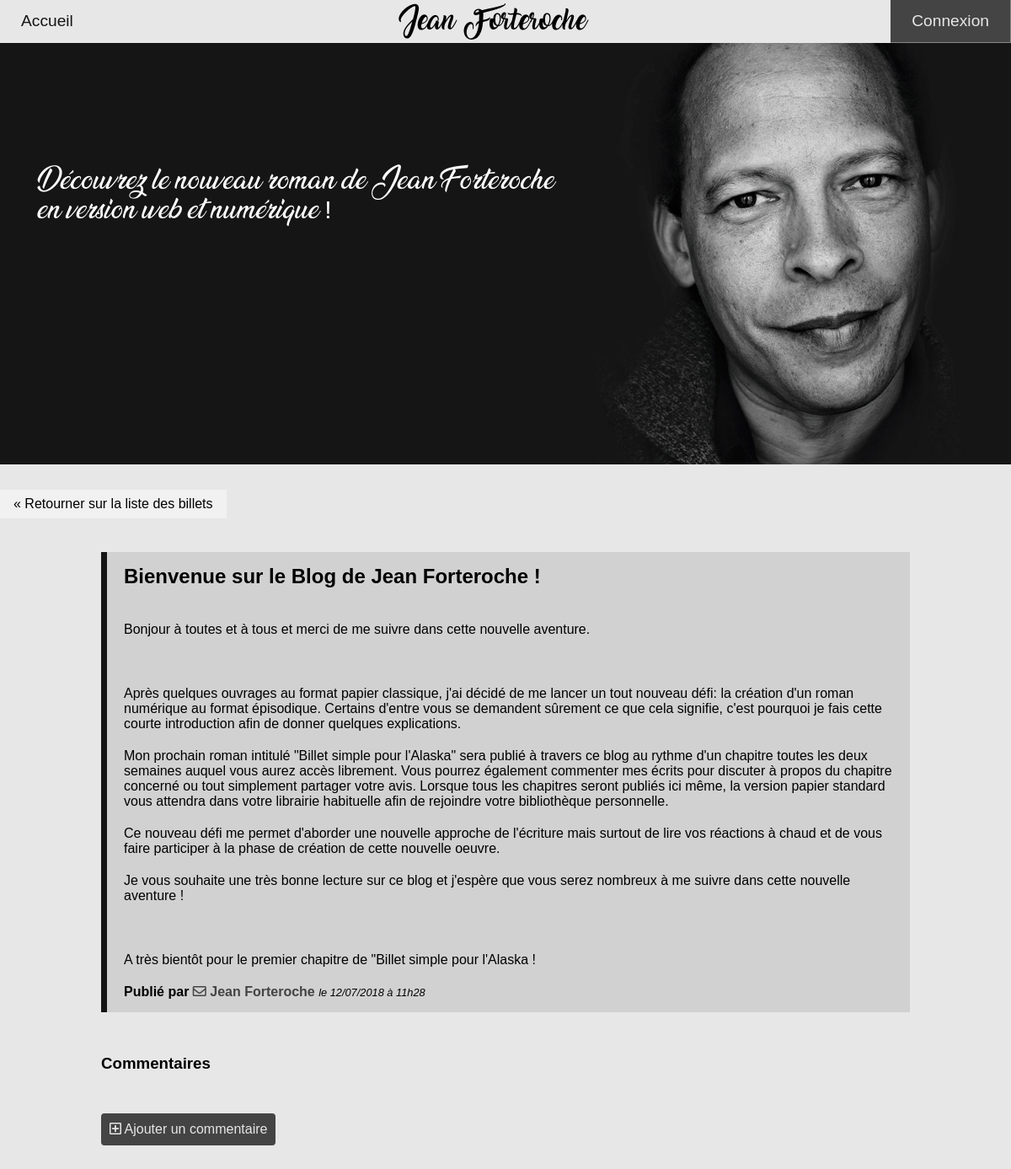
Screenshot of /index.php?action=home&page=comments&id=1 with the database file from the repository.
### tables this page shows
CREATE TABLE IF NOT EXISTS `posts` (
  `id` int(11) NOT NULL AUTO_INCREMENT,
  `title` varchar(255) NOT NULL,
  `content` text NOT NULL,
  `postDate` datetime NOT NULL,
  `postDateEdit` datetime NOT NULL,
  PRIMARY KEY (`id`)
);

### Model/Manager.php (called while the page is built, shortened)
<?php
class Manager {
	public function setDb(){
    	$this->db = new \PDO('mysql:host=localhost;dbname=projet4', 'root', '');
  	}
}

### Model/PostsManager.php (called while the page is built, shortened)
<?php
require_once('model/Manager.php');
class PostsManager extends Manager {
  	public function getPost($id){
	      	$req = $this->db->prepare('SELECT id, title, content, postDate FROM posts WHERE id = :id');
	      	$req->execute([':id' => $id]);
	    	  $data = $req->fetch(PDO::FETCH_ASSOC);
	    	  return new Post($data);
  	}
}

### Model/Post.php (called while the page is built, shortened)
<?php
class Post {
	protected $title;
	protected $content;
	protected $postDate;
 	public function hydrate(array $data){
    	foreach ($data as $key => $value)
    	{
      		$method = 'set'.ucfirst($key);
    	}
  	}
	public function getTitle(){
		return $this->title;
	}
	public function getContent(){
		return $this->content;
	}
	public function getPostDate(){
		return $this->postDate;
	}
	public function setId($id){
		$id = (int) $id;
	}
	public function setTitle($title){
		if(is_string($title)){
			$this->title = $title;
		}
	}
	public function setContent($content){
		if(is_string($content)){
			$this->content = $content;
		}
	}
	public function setpostDate($postDate){
		$newDate = date("d/m/Y à H\hi", strtotime($postDate));
		$this->postDate = $newDate;
	}
}

### View/frontPage/commentsView.php (the view, shortened to what this page needs)
<?php ob_start();
$getPost = $postManager->getPost($_GET['id']);
?>
<a href="index.php" class="previousPage">&laquo; Retourner sur la liste des billets</a>
<div class="stylePost">
	<h3><?= $getPost->getTitle() ?></h3>
	<p><?= $getPost->getContent() ?></p>
	<strong>Publié par <span class="nameMail"><i class="far fa-envelope"></i> Jean Forteroche </span>
						<div class="mailWindow"><a href="?action=home&amp;page=sendMail">Envoyer un message</a><button type="button" class="close closeMail">&times;</button></div></strong>
	<em>le <?= $getPost->getPostDate() ?> </em>
</div>
<div class="commentList">
	<h3>Commentaires</h3>
	<br />
	<button class="button addComment"><i class="far fa-plus-square"></i> Ajouter un commentaire</button>
</div>
<?php $pageContent = ob_get_clean();
require('homeView.php'); ?>

### Public/css/frontStyle.css (style rules this page uses)
* { margin:0; padding:0; }
body { background-color:#e7e7e7; font-family: 'Oswald', sans-serif; }
em { font-size:0.8em; }
a { text-decoration:none; color: #E7E7E7; }
[type=submit], .button { border-radius: 4px; background-color: #444; border: none; color: #E7E7E7; padding: 6px; width: 120px; cursor: pointer; }
.stylePost { position:relative; border-left: solid 7px #151515; margin:50px 10%; padding: 15px 20px; background:#D1D1D1; text-align:left; overflow:hidden; }
.stylePost h3 { font-size:1.5em; margin-bottom:40px; }
.stylePost p { margin-bottom:20px; }
.nameMail { color:#444; }
.commentList { margin:50px 10%; }
.commentList h3 { margin-bottom:25px; }
.previousPage { position:relative; top:10px; display: inline-block; padding: 8px 16px; background-color: #f1f1f1; color: black; }
.addComment { width:auto; margin-top:5px; padding: 10px; font-size:1em; }

### rows the page displays
posts: title "Bienvenue sur le Blog de Jean Forteroche !", content "Bonjour à toutes et à tous et merci de me suivre dans cette nouvelle aventure. Après quelques ouvrages au format papier classique, j'ai décidé de me lancer un tout nouveau défi: la création d'un roman numérique au format épisodique. Certains d'entre vous se demandent sûrement ce que cela signifie, c'est pourquoi je fais cette courte introduction afin de donner quelques explications. Mon prochain roman intitulé \"Billet simple pour l'Alaska\" sera publié à travers ce blog au rythme d'un chapitre toutes les deux semaines auquel vous aurez accès librement. Vous pourrez également commenter mes écrits pour discuter à propos du chapitre concerné ou tout simplement partager votre avis. Lorsque tous…", postDate "12/07/2018 à 11h28"
